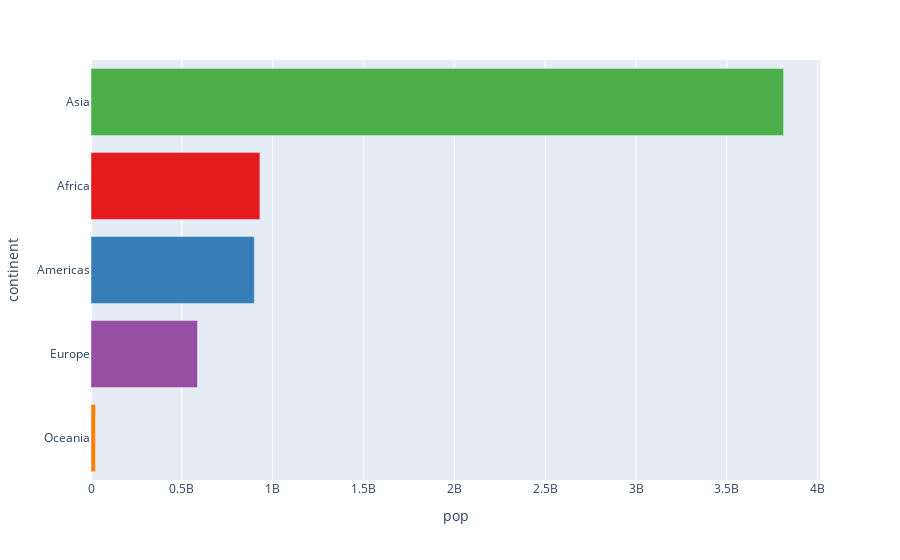

The notebook cell this image was saved under:
### Markdown cell above
## Question 2:

Sort the order of the continent for the visualisation

Hint: Use [axis layout setting](https://plotly.com/python/reference/layout/xaxis/)

### Code cell
# YOUR CODE HERE
fig = px.bar(grouped_df, x="pop", y="continent",
             color="continent", color_discrete_sequence=colors)

fig.update_traces(selector=dict(type='bar'))
fig.update_yaxes(categoryorder='total ascending')
fig.update_traces(showlegend=False)

fig.show()

### Figure 1 — Plotly figure (JSON) as saved in the notebook; plotly's stock layout.template omitted (floating-point values rounded to 4 significant figures)
{"data": [{"alignmentgroup": "True", "hovertemplate": "continent=%{y}<br>pop=%{x}<extra></extra>", "legendgroup": "Africa", "marker": {"color": "rgb(228,26,28)", "pattern": {"shape": ""}}, "name": "Africa", "offsetgroup": "Africa", "orientation": "h", "showlegend": false, "textposition": "auto", "type": "bar", "x": [929539692], "xaxis": "x", "y": ["Africa"], "yaxis": "y"}, {"alignmentgroup": "True", "hovertemplate": "continent=%{y}<br>pop=%{x}<extra></extra>", "legendgroup": "Americas", "marker": {"color": "rgb(55,126,184)", "pattern": {"shape": ""}}, "name": "Americas", "offsetgroup": "Americas", "orientation": "h", "showlegend": false, "textposition": "auto", "type": "bar", "x": [898871184], "xaxis": "x", "y": ["Americas"], "yaxis": "y"}, {"alignmentgroup": "True", "hovertemplate": "continent=%{y}<br>pop=%{x}<extra></extra>", "legendgroup": "Asia", "marker": {"color": "rgb(77,175,74)", "pattern": {"shape": ""}}, "name": "Asia", "offsetgroup": "Asia", "orientation": "h", "showlegend": false, "textposition": "auto", "type": "bar", "x": [3811953827], "xaxis": "x", "y": ["Asia"], "yaxis": "y"}, {"alignmentgroup": "True", "hovertemplate": "continent=%{y}<br>pop=%{x}<extra></extra>", "legendgroup": "Europe", "marker": {"color": "rgb(152,78,163)", "pattern": {"shape": ""}}, "name": "Europe", "offsetgroup": "Europe", "orientation": "h", "showlegend": false, "textposition": "auto", "type": "bar", "x": [586098529], "xaxis": "x", "y": ["Europe"], "yaxis": "y"}, {"alignmentgroup": "True", "hovertemplate": "continent=%{y}<br>pop=%{x}<extra></extra>", "legendgroup": "Oceania", "marker": {"color": "rgb(255,127,0)", "pattern": {"shape": ""}}, "name": "Oceania", "offsetgroup": "Oceania", "orientation": "h", "showlegend": false, "textposition": "auto", "type": "bar", "x": [24549947], "xaxis": "x", "y": ["Oceania"], "yaxis": "y"}], "layout": {"barmode": "relative", "legend": {"title": {"text": "continent"}, "tracegroupgap": 0}, "margin": {"t": 60}, "xaxis": {"anchor": "y", "domain": [0, 1], "title": {"text": "pop"}}, "yaxis": {"anchor": "x", "categoryarray": ["Oceania", "Europe", "Asia", "Americas", "Africa"], "categoryorder": "total ascending", "domain": [0, 1], "title": {"text": "continent"}}}}
